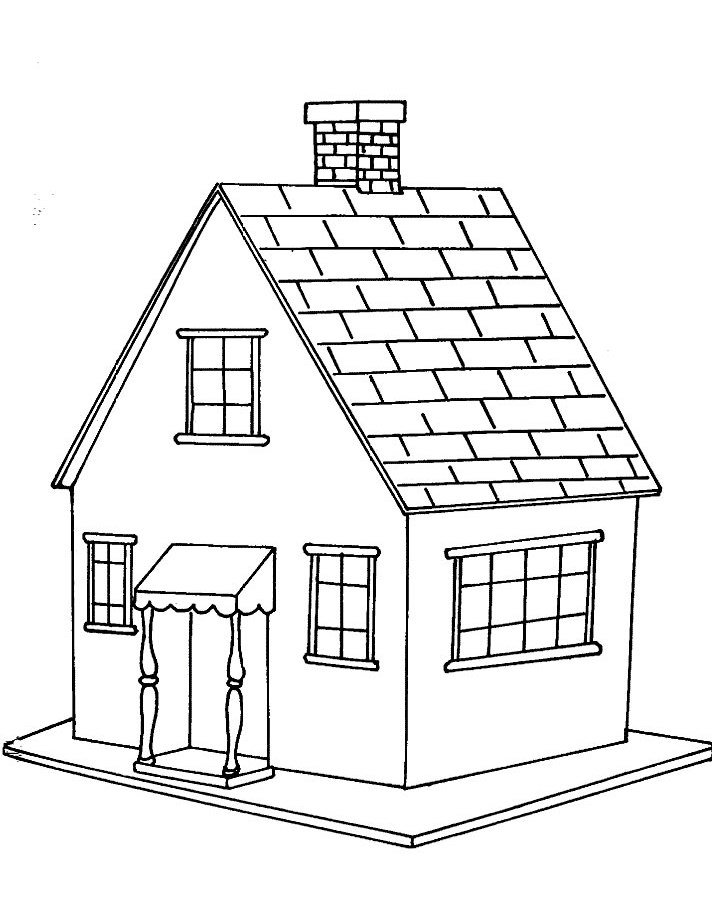
#> input picture Photos/nha1.png, 712 x 899 px
$ python SIFT.py
#> lines starting #> are read from the running program, lines starting #| are printed output that depends on the picture; after the words box and inside, x2 and y2 are one past the last pixel; in counts of white or black regions, pixels touching at a corner belong together
import cv2
import numpy as np

img = cv2.imread("../Photos/nha1.png")
#> img is the input picture: shape (899, 712, 3); mean B, G, R 235.9, 235.9, 235.9
img = cv2.resize(img,dsize=None, fx=0.8, fy=0.8)
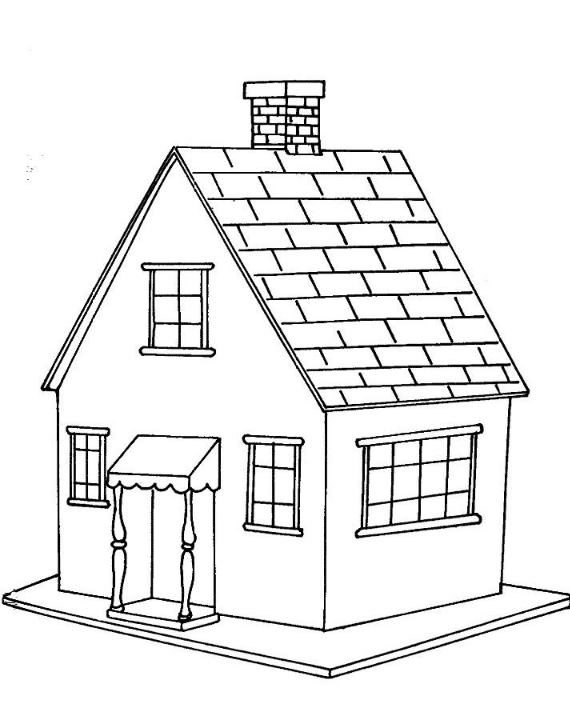
#> img: shape (719, 570, 3); mean B, G, R 235.9, 235.9, 235.9
gimg = cv2.cvtColor(img, cv2.COLOR_BGR2GRAY)

sift = cv2.SIFT_create() #create sift

kp, des = sift.detectAndCompute(gimg, None)
#> kp = 1753 keypoints; strongest (x, y, size): (326, 363, 2.1), (517, 382, 2.1), (286, 230, 2.2), (455, 299, 2.4)
print(des.shape)
#| (1753, 128)
# kp = sift.detect(gimg,None)

img= cv2.drawKeypoints(gimg, kp, img,None)
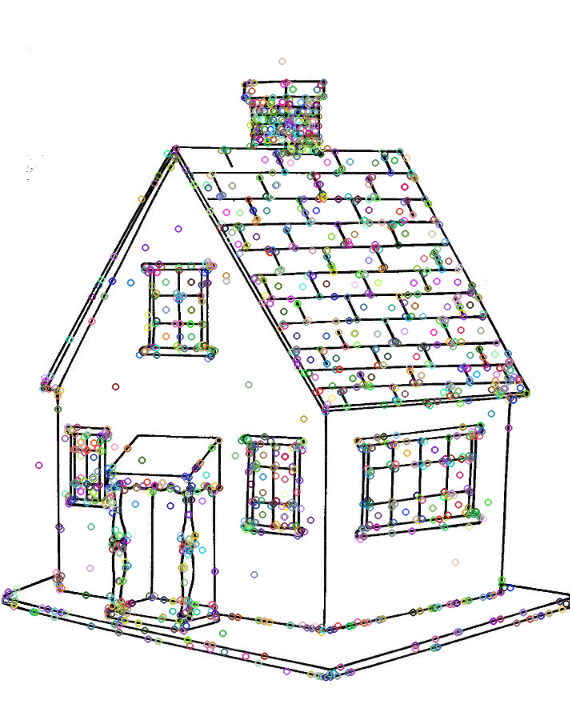
#> img: shape (719, 570, 3); 11.04% of pixels changed, all inside (x1, y1, x2, y2) = (1, 57, 570, 682)


cv2.imshow("put", img)
cv2.waitKey(0)

$ run again, with Photos/nha2.png copied over Photos/nha1.png
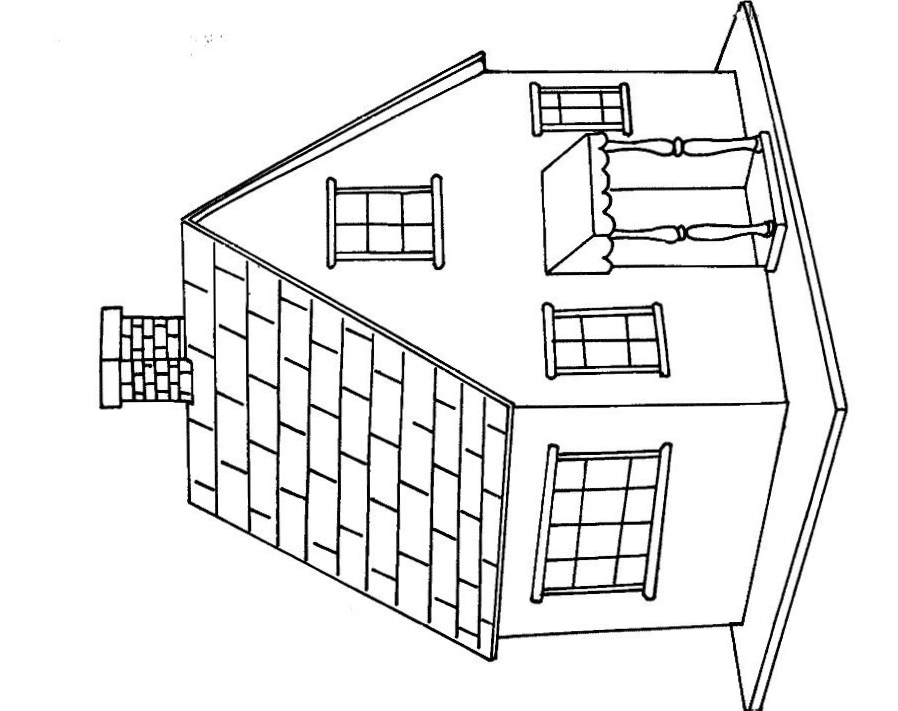
#> input picture Photos/nha2.png, 898 x 711 px
#> img is the input picture: shape (711, 898, 3); mean B, G, R 235.9, 235.9, 235.9
#> `img = cv2.resize(img,dsize=None, fx=0.8, fy=0.8)`:
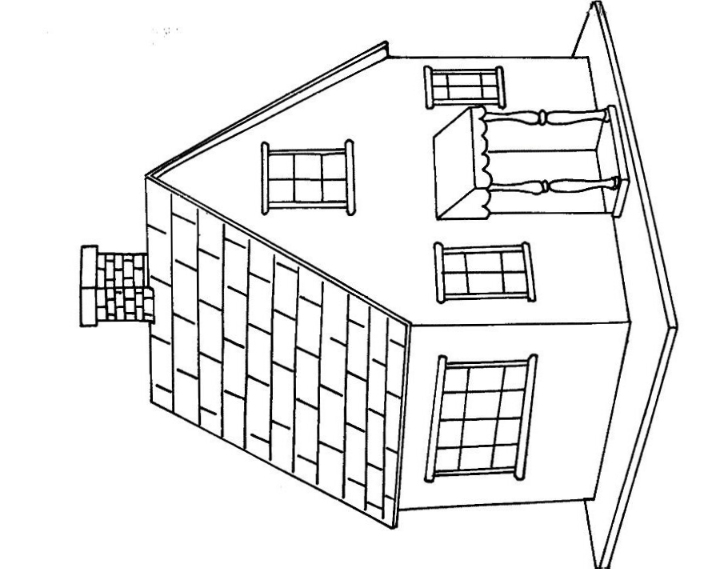
#> img: shape (569, 718, 3); mean B, G, R 235.9, 235.9, 235.9
#> kp = 2003 keypoints; strongest (x, y, size): (138, 290, 2.4), (111, 317, 2.6), (323, 283, 1.9), (363, 326, 2.2)
#| (2003, 128)
#> `img= cv2.drawKeypoints(gimg, kp, img,None)`:
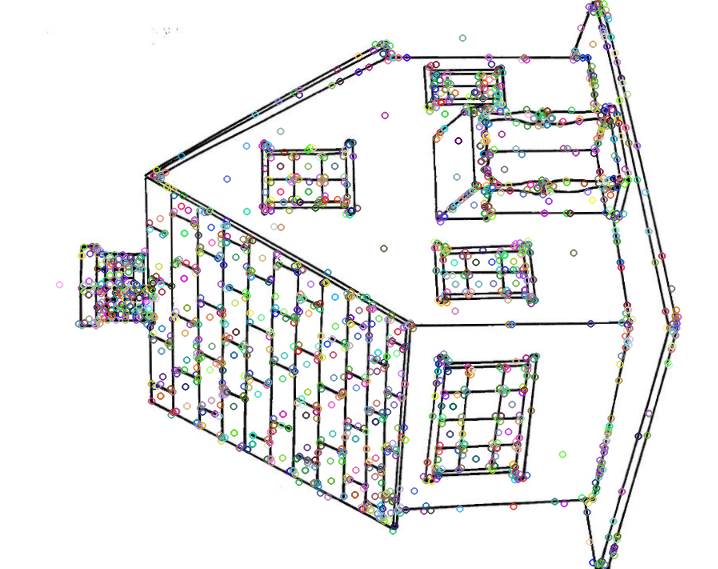
#> img: shape (569, 718, 3); 12.54% of pixels changed, all inside (x1, y1, x2, y2) = (55, 0, 683, 569)

$ run again, with Photos/chess.png copied over Photos/nha1.png
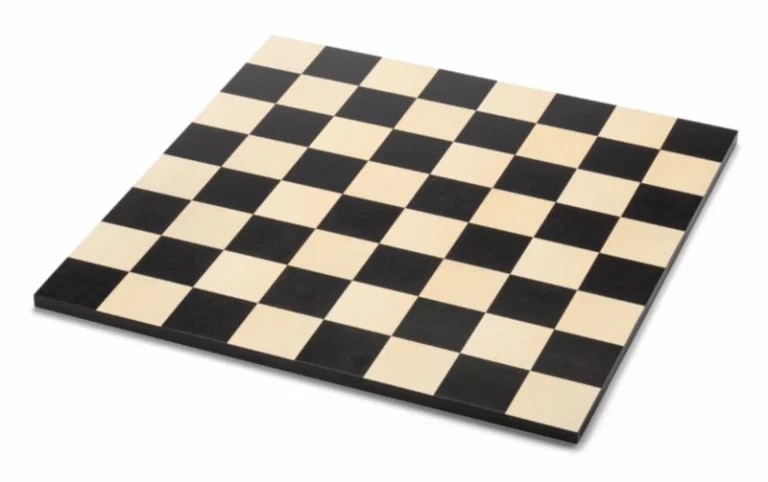
#> input picture Photos/chess.png, 768 x 482 px
#> img is the input picture: shape (482, 768, 3); mean B, G, R 188.9, 195.8, 200.5
#> `gimg = cv2.cvtColor(img, cv2.COLOR_BGR2GRAY)`:
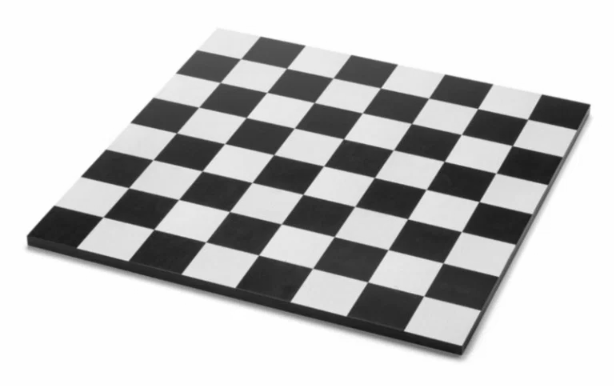
#> gimg: shape (386, 614); min 23, max 255, mean 196.4
#> kp = 192 keypoints; strongest (x, y, size): (566, 113, 24.7), (540, 168, 24.3), (508, 226, 26.5), (113, 167, 24.9)
#| (192, 128)
#> `img= cv2.drawKeypoints(gimg, kp, img,None)`:
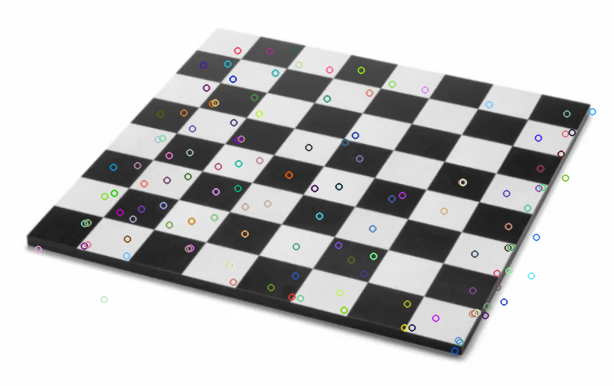
#> img: shape (386, 614, 3); mean B, G, R 196.2, 196.1, 196.1
